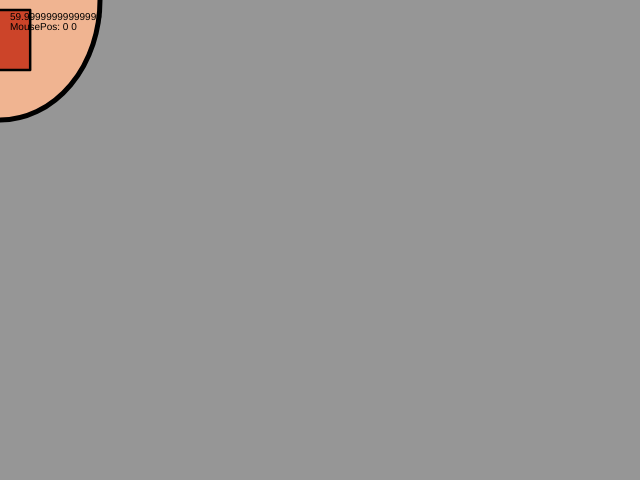
Frame 1 (no input)
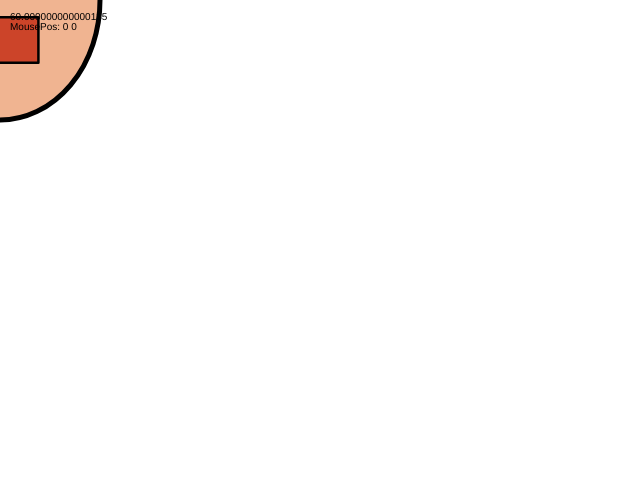
Frame 60 (no input)
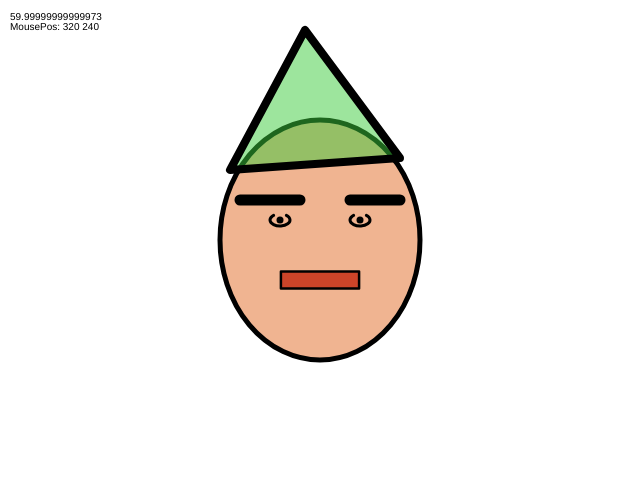
Frame 120 (the mouse pressed at the canvas centre since frame 60)

The p5.js sketch that drew these frames (run headless with seeded random() and noise() and a simulated clock; from frame 60 on, the mouse is pressed at the canvas centre):

// p5.js sketch
// ── sketch.js

function setup() {
	createCanvas(640,480)

}

function draw() {
	background(150) 

	smooth() 
	strokeCap(ROUND)
	strokeJoin(ROUND)
	strokeWeight(5)
	colorMode(RGB) 
	fill(240,180,145)
	ellipse(mouseX,mouseY,200,240)
	strokeWeight(2.5)
	colorMode(HSB) 
	fill(10,80,80) 
	currentTime = millis() 
	mouthWidth = sin(currentTime/1000) 
	mouthWidth = map(mouthWidth,-1,1,40,80) 
	mouthHeight = cos(currentTime/933) 
	mouthHeight = map(mouthHeight,-1,1,4,60) 
	
	rectMode(CENTER) 
	rect(mouseX,mouseY+40,mouthWidth,mouthHeight) 
	strokeWeight(11)
	EyebrowOffsetY = -40;
	line(mouseX-80,mouseY+EyebrowOffsetY,
		mouseX-20,mouseY+EyebrowOffsetY) 
	line(mouseX+30,mouseY+EyebrowOffsetY,
		mouseX+80,mouseY+EyebrowOffsetY)
	strokeWeight(3) 
	noFill()  
	EyeOffsetY = -20;
	arc(mouseX-40,mouseY+EyeOffsetY,20,12,-0.2*PI,1.2*PI) 
	arc(mouseX+40,mouseY+EyeOffsetY,20,12,-0.2*PI,1.2*PI) 
	strokeWeight(7) 
	point(mouseX-40,mouseY+EyeOffsetY) 
	point(mouseX+40,mouseY+EyeOffsetY) 
	strokeWeight(8) 
	fill(120,70,80,0.5)   
	triangle(
		mouseX-90,mouseY-70,
		mouseX+80,mouseY-82,
		mouseX-15,mouseY-210)
	fill(0)
	textSize(60) // 指定文本显示的尺寸
	text(key,mouseX-30,mouseY-100); // 显示按过的按键

	fill(0) 
	textSize(10)
	fps = frameRate()  
	text(fps,10,20) 

	// 调试的基本方法
	// 1. 步步为营：写少量代码、运行看看效果
	// 2. 变量显示：将变量用text()显示在屏幕上，看看是否符合预期
	textSize(10);
	mousePosString = 
		"MousePos: " + str(mouseX)+" " +str(mouseY); // 将鼠标位置转换为字符串
	text(mousePosString,10,30);

	// 练习： 自行运用键盘和鼠标的状态，实现更复杂的互动
	// 练习： 参考Reference->Mouse, Reference->Keyboard中的内容，实现更多样化的互动机制
}
